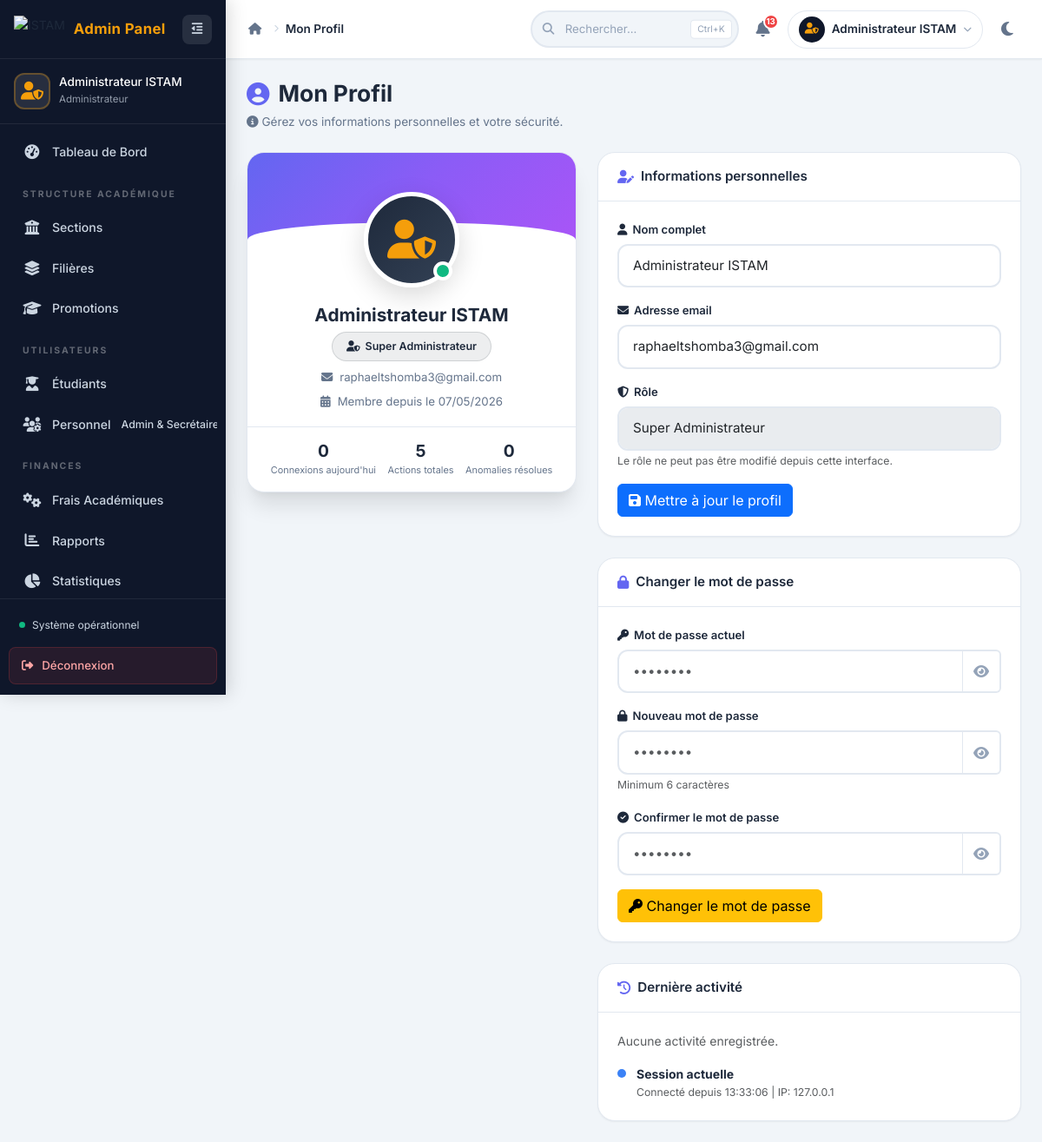
The app's page /admin/profil.php (signed in) with its own data.
### tables this page shows
CREATE TABLE IF NOT EXISTS `utilisateurs` (
  `id_utilisateur` int(11) NOT NULL AUTO_INCREMENT,
  `nom` varchar(100) NOT NULL,
  `email` varchar(150) NOT NULL,
  `mot_de_passe` varchar(255) NOT NULL,
  `role` enum('admin','secretaire','etudiant') NOT NULL,
  `statut_compte` varchar(20) DEFAULT 'actif',
  `created_at` timestamp NULL DEFAULT CURRENT_TIMESTAMP,
  PRIMARY KEY (`id_utilisateur`),
  UNIQUE KEY `email` (`email`)
);

### admin/includes/navbar_admin.php (the view, shortened to what this page needs)
<?php
$admin_nom_nav = $_SESSION['user_nom'] ?? 'Administrateur';
$notif_count = $navbar_notif_non_lues ?? 0;
$page_actuelle = basename($_SERVER['PHP_SELF']);
$titres_pages = [
    'dashboard.php' => 'Tableau de Bord',
    'gestion_etudiants.php' => 'Gestion des Étudiants',
    'gestion_utilisateurs.php' => 'Gestion des Utilisateurs',
    'configuration_frais.php' => 'Configuration des Frais',
    'rapports.php' => 'Rapports',
    'statistiques_avancees.php' => 'Statistiques Avancées',
    'journal_audit.php' => 'Journal d\'Audit',
    'parametres.php' => 'Paramètres',
    'api_paiement.php' => 'API Paiement',
    'notifications.php' => 'Notifications',
    'profil.php' => 'Mon Profil',
    'gestion_anomalies.php' => 'Gestion des Anomalies'
];
$titre_page = $titres_pages[$page_actuelle] ?? 'Tableau de Bord';
?>
<nav class="admin-navbar">
    <div class="navbar-left">
        <div class="navbar-breadcrumb">
            <a href="dashboard.php" class="breadcrumb-link" title="Accueil">
                <i class="fas fa-home"></i>
            </a>
            <i class="fas fa-chevron-right breadcrumb-arrow"></i>
            <span class="breadcrumb-current"><?= $titre_page ?></span>
        </div>
    </div>
    <div class="navbar-right">
        <div class="search-box">
            <input type="text" class="search-input" id="globalSearch" placeholder="Rechercher..." autocomplete="off">
            <kbd class="search-kbd">Ctrl+K</kbd>
        </div>
        <div class="dropdown-notif">
            <button class="btn-icon-nav" id="btnNotif" title="Notifications">
                <i class="fas fa-bell"></i>
                <?php if ($notif_count > 0): ?>
                    <span class="badge-notif" id="badgeNotif"><?= $notif_count > 99 ? '99+' : $notif_count ?></span>
                <?php endif; ?>
            </button>
        </div>
        <div class="dropdown-user">
            <button class="btn-user-nav" id="btnUser" title="Mon compte">
                <div class="user-avatar-sm">
                    <i class="fas fa-user-shield"></i>
                </div>
                <span class="user-name-nav"><?= htmlspecialchars($admin_nom_nav) ?></span>
                <i class="fas fa-chevron-down user-chevron"></i>
            </button>
        </div>
        <button class="btn-icon-nav" id="btnTheme" title="Changer le thème">
            <i class="fas fa-moon"></i>
        </button>
    </div>
</nav>

### admin/profil.php (shortened to what this page needs)
<?php
$db = Database::getInstance();
$admin_nom = $_SESSION['user_nom'] ?? 'Administrateur';
$admin_id = $_SESSION['user_id'] ?? 1;
$admin_email = '';
$stmt = $db->prepare("SELECT * FROM utilisateurs WHERE id_utilisateur = :id");
$stmt->execute(['id' => $admin_id]);
$admin = $stmt->fetch();
if ($admin) {
    $admin_nom = $admin['nom'];
    $admin_email = $admin['email'];
    $admin_created = $admin['created_at'];
}
$stmt = $db->prepare("SELECT COUNT(*) as total FROM audit_log WHERE id_utilisateur = :id AND type_action = 'connexion' AND DATE(date_action) = CURDATE()");
$stmt->execute(['id' => $admin_id]);
$connexions_aujourdhui = $stmt->fetch()['total'] ?? 0;
$stmt = $db->prepare("SELECT COUNT(*) as total FROM audit_log WHERE id_utilisateur = :id");
$stmt->execute(['id' => $admin_id]);
$total_actions = $stmt->fetch()['total'] ?? 0;
$stmt = $db->prepare("SELECT date_action FROM audit_log WHERE id_utilisateur = :id AND type_action = 'connexion' ORDER BY date_action DESC LIMIT 1,1");
$stmt->execute(['id' => $admin_id]);
$derniere_connexion = $stmt->fetch()['date_action'] ?? null;
$stmt = $db->prepare("SELECT COUNT(*) as total FROM audit_log WHERE id_utilisateur = :id AND action = 'resolution_anomalie'");
$stmt->execute(['id' => $admin_id]);
$anomalies_resolues = $stmt->fetch()['total'] ?? 0;
$stmt = $db->prepare("SELECT COUNT(*) as total FROM notifications WHERE id_utilisateur = :admin_id AND statut = 'non_lu'");
$stmt->execute(['admin_id' => $admin_id]);
$notifications_non_lues = $stmt->fetch()['total'] ?? 0;
?>
<!DOCTYPE html>
<html lang="fr">
<head>
    <link href="https://cdn.jsdelivr.net/npm/bootstrap@5.3.0/dist/css/bootstrap.min.css" rel="stylesheet">
    <link href="https://cdnjs.cloudflare.com/ajax/libs/font-awesome/6.4.0/css/all.min.css" rel="stylesheet">
    <link rel="stylesheet" href="../assets/css/admin/dashboard_admin.css">
    <link rel="stylesheet" href="../assets/css/admin/profil.css">
</head>
<body>
    <div class="admin-layout">
        <?php include 'includes/sidebar_admin.php'; ?>
        <div class="main-content">
            <?php
            $navbar_notif_non_lues = $notifications_non_lues;
            include 'includes/navbar_admin.php';
            ?>
            <main class="dashboard-content">
                <div class="page-header">
                    <h1 class="page-title">
                        <i class="fas fa-user-circle"></i> Mon Profil
                    </h1>
                    <p class="page-subtitle">
                        <i class="fas fa-info-circle"></i>
                        Gérez vos informations personnelles et votre sécurité.
                    </p>
                </div>
                <div class="profil-grid">
                    <div class="profil-card">
                        <div class="profil-cover"></div>
                        <div class="profil-avatar-wrapper">
                            <div class="profil-avatar">
                                <i class="fas fa-user-shield"></i>
                            </div>
                            <div class="profil-status online"></div>
                        </div>
                        <div class="profil-card-body text-center">
                            <h2><?= htmlspecialchars($admin_nom) ?></h2>
                            <p class="profil-role">
                                <span class="role-badge role-admin">
                                    <i class="fas fa-user-shield"></i> Super Administrateur
                                </span>
                            </p>
                            <p class="profil-email">
                                <i class="fas fa-envelope"></i> <?= htmlspecialchars($admin_email) ?>
                            </p>
                            <p class="profil-date">
                                <i class="fas fa-calendar-alt"></i> Membre depuis le <?= date('d/m/Y', strtotime($admin_created ?? 'now')) ?>
                            </p>
                        </div>
                        <div class="profil-card-footer">
                            <div class="profil-stats-row">
                                <div class="profil-stat-item">
                                    <h4><?= $connexions_aujourdhui ?></h4>
                                    <p>Connexions aujourd'hui</p>
                                </div>
                                <div class="profil-stat-item">
                                    <h4><?= $total_actions ?></h4>
                                    <p>Actions totales</p>
                                </div>
                                <div class="profil-stat-item">
                                    <h4><?= $anomalies_resolues ?></h4>
                                    <p>Anomalies résolues</p>
                                </div>
                            </div>
                        </div>
                    </div>
                    <div class="profil-details">
                        <div class="settings-card">
                            <div class="settings-card-header">
                                <h3><i class="fas fa-user-edit"></i> Informations personnelles</h3>
                            </div>
                            <div class="settings-card-body">
                                <form method="POST" action="">
                                    <div class="mb-3">
                                        <label class="form-label">
                                            <i class="fas fa-user"></i> Nom complet
                                        </label>
                                        <input type="text" name="nom" class="form-control form-control-lg"
                                               value="<?= htmlspecialchars($admin_nom) ?>" required>
                                    </div>
                                    <div class="mb-3">
                                        <label class="form-label">
                                            <i class="fas fa-envelope"></i> Adresse email
                                        </label>
                                        <input type="email" name="email" class="form-control form-control-lg"
                                               value="<?= htmlspecialchars($admin_email) ?>" required>
                                    </div>
                                    <div class="mb-3">
                                        <label class="form-label">
                                            <i class="fas fa-shield-alt"></i> Rôle
                                        </label>
                                        <input type="text" class="form-control form-control-lg"
                                               value="Super Administrateur" readonly disabled>
                                        <small class="text-muted">Le rôle ne peut pas être modifié depuis cette interface.</small>
                                    </div>
                                    <button type="submit" class="btn btn-primary">
                                        <i class="fas fa-save"></i> Mettre à jour le profil
                                    </button>
                                </form>
                            </div>
                        </div>
                        <div class="settings-card mt-4">
                            <div class="settings-card-header">
                                <h3><i class="fas fa-lock"></i> Changer le mot de passe</h3>
                            </div>
                            <div class="settings-card-body">
                                <form method="POST" action="" id="formPassword">
                                    <div class="mb-3">
                                        <label class="form-label">
                                            <i class="fas fa-key"></i> Mot de passe actuel
                                        </label>
                                        <div class="input-group">
                                            <input type="password" name="ancien_mdp" class="form-control form-control-lg"
                                                   placeholder="••••••••" required id="ancienMdp">
                                            <button type="button" class="btn btn-outline-secondary toggle-password"
                                                    data-target="ancienMdp">
                                                <i class="fas fa-eye"></i>
                                            </button>
                                        </div>
                                    </div>
                                    <div class="mb-3">
                                        <label class="form-label">
                                            <i class="fas fa-lock"></i> Nouveau mot de passe
                                        </label>
                                        <div class="input-group">
                                            <input type="password" name="nouveau_mdp" class="form-control form-control-lg"
                                                   placeholder="••••••••" required id="nouveauMdp" minlength="6">
                                            <button type="button" class="btn btn-outline-secondary toggle-password"
                                                    data-target="nouveauMdp">
                                                <i class="fas fa-eye"></i>
                                            </button>
                                        </div>
                                        <small class="text-muted">Minimum 6 caractères</small>
                                    </div>
                                    <div class="mb-3">
                                        <label class="form-label">
                                            <i class="fas fa-check-circle"></i> Confirmer le mot de passe
                                        </label>
                                        <div class="input-group">
                                            <input type="password" name="confirmer_mdp" class="form-control form-control-lg"
                                                   placeholder="••••••••" required id="confirmerMdp">
                                            <button type="button" class="btn btn-outline-secondary toggle-password"
                                                    data-target="confirmerMdp">
                                                <i class="fas fa-eye"></i>
                                            </button>
                                        </div>
                                    </div>
                                    <button type="submit" class="btn btn-warning" id="btnChangePassword">
                                        <i class="fas fa-key"></i> Changer le mot de passe
                                    </button>
                                </form>
                            </div>
                        </div>
                        <div class="settings-card mt-4">
                            <div class="settings-card-header">
                                <h3><i class="fas fa-history"></i> Dernière activité</h3>
                            </div>
                            <div class="settings-card-body">
                                <?php if ($derniere_connexion): ?>
                                    <div class="activity-item-profil">
                                        <div class="activity-dot-profil bg-green"></div>
                                        <div>
                                            <strong>Dernière connexion</strong>
                                            <p class="text-muted small mb-0">
                                                <?= date('d/m/Y H:i:s', strtotime($derniere_connexion)) ?>
                                            </p>
                                        </div>
                                    </div>
                                <?php else: ?>
                                    <p class="text-muted">Aucune activité enregistrée.</p>
                                <?php endif; ?>
                                <div class="activity-item-profil mt-3">
                                    <div class="activity-dot-profil bg-blue"></div>
                                    <div>
                                        <strong>Session actuelle</strong>
                                        <p class="text-muted small mb-0">
                                            Connecté depuis <?= date('H:i:s') ?> | IP: <?= $_SERVER['REMOTE_ADDR'] ?? 'N/A' ?>
                                        </p>
                                    </div>
                                </div>
                            </div>
                        </div>
                    </div>
                </div>
            </main>
        </div>
    </div>
</body>
</html>

### records on screen
utilisateurs: nom "Administrateur ISTAM", email "raphaeltshomba3@gmail.com", created_at "07/05/2026"

### other values on screen
$admin_nom_side "Administrateur ISTAM"
$titre_page "Mon Profil"
$notif_count "13"
$admin_nom_nav "Administrateur ISTAM"
$connexions_aujourdhui "0"
$total_actions "5"
$anomalies_resolues "0"
$_SERVER['REMOTE_ADDR'] "127.0.0.1"
